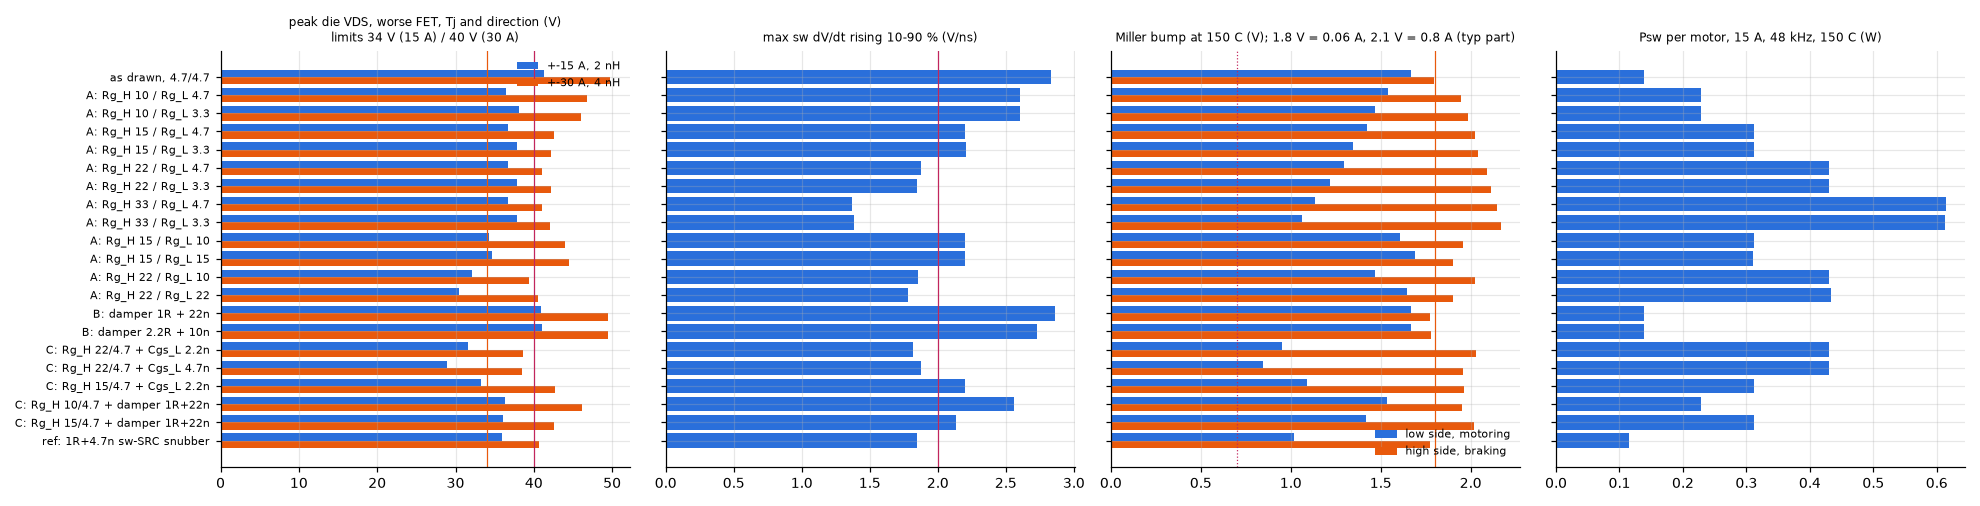

Write the Python code that produced this figure.
# -*- coding: utf-8 -*-
"""Follow-up to run.py: ways to tame the switching overshoot without 24
switch-node snubbers (board area is the constraint).

  A  asymmetric gate resistors, no snubber: high side Rg_H 10/15/22/33 ohm,
     low side Rg_L 4.7 or 3.3 ohm
  B  a DC-link RC damper per phase where the bridge cap sits (VBAT to SRC,
     1 nH incl. two 0.5 mm vias), 1 ohm + 22 nF or 2.2 ohm + 10 nF, gates 4.7
  C  combinations: A + a gate-source cap on the low side, A + B

Same model and circuit as run.py; 15 and 30 A, loop 2 and 4 nH, Tj 25 and
150 C.  Pass criteria (from the brief):
  peak die VDS (either FET) <= 34 V at 15 A / 2 nH, <= 40 V at 30 A / 4 nH
  (abuse); GLx >= -5 V; switch-node 10-90 % dV/dt <= 2 V/ns (DRV8300D);
  low-side Miller bump < 0.7 V at 150 C (goal, "if possible").

Writes options.txt and options.png.  Run: python3 options.py (after run.py
has built the FET library).
"""
import os
import sys
from multiprocessing import Pool

import numpy as np

sys.path.insert(0, os.path.dirname(os.path.abspath(__file__)))
import run as H
sys.path.insert(0, os.path.join(os.path.dirname(os.path.abspath(__file__)), '..'))
import simlib as S

HERE = os.path.dirname(os.path.abspath(__file__))

CONFIGS = [('as drawn, 4.7/4.7', 4.7, None)]
for rh in (10, 15, 22, 33):
    for rl in (4.7, 3.3):
        CONFIGS.append(('A: Rg_H %g / Rg_L %g' % (rh, rl), (rh, rl), None))
for rh, rl in ((15, 10), (15, 15), (22, 10), (22, 22)):
    CONFIGS.append(('A: Rg_H %g / Rg_L %g' % (rh, rl), (rh, rl), None))
CONFIGS += [('B: damper 1R + 22n', 4.7, (('dc', 1.0, 22e-9),)),
            ('B: damper 2.2R + 10n', 4.7, (('dc', 2.2, 10e-9),)),
            ('C: Rg_H 22/4.7 + Cgs_L 2.2n', (22, 4.7), (('cgsl', 2.2e-9),)),
            ('C: Rg_H 22/4.7 + Cgs_L 4.7n', (22, 4.7), (('cgsl', 4.7e-9),)),
            ('C: Rg_H 15/4.7 + Cgs_L 2.2n', (15, 4.7), (('cgsl', 2.2e-9),)),
            ('C: Rg_H 10/4.7 + damper 1R+22n', (10, 4.7), (('dc', 1.0, 22e-9),)),
            ('C: Rg_H 15/4.7 + damper 1R+22n', (15, 4.7), (('dc', 1.0, 22e-9),)),
            ('ref: 1R+4.7n sw-SRC snubber', 4.7, (('low', 1.0, 4.7e-9),))]
CASES = [(I, L, T) for I in (15, 30) for L in (2e-9, 4e-9) for T in (25, 150)]
LIGHT = [(5, 2e-9, 150), (0.5, 2e-9, 150)]          # Miller bump is largest at light load
# braking / regen: phase current INTO the switch node, so the low side
# hard-switches at its turn-on and the high side's diode recovers
NEG = [(I, L, T) for I, L in ((-15, 2e-9), (-30, 4e-9)) for T in (25, 150)]
# a minimum-Vth part at 150 C (Tj code 151): does the Miller bump turn it on?
MINV = [(15, 2e-9, 151), (-15, 2e-9, 151), (30, 4e-9, 151), (-30, 4e-9, 151), (0.5, 2e-9, 151)]


def job(cfg, I, L, T):
    return (I, cfg[1], L, T, H.TT0, cfg[2])


def main():
    jobs = sorted({job(c, *k) for c in CONFIGS for k in CASES + LIGHT + NEG + MINV}, key=str)
    with Pool(4) as pool:
        res = dict(pool.map(H.simulate, jobs))

    def r(c, I, L, T):
        return res[job(c, I, L, T)]

    rows, summary = [], []
    for c in CONFIGS:
        for (I, L, T) in CASES:
            x = r(c, I, L, T)
            rows.append([c[0], I, '%g nH' % (L * 1e9), T, x['vds_l_pk_all'], x['vds_h_pk_all'],
                         x['dvdt_rise'], x['dvdt_rise_pk'], x['dvdt_fall'], x['vgs_l_bump'], x['gld_min'],
                         x['eon'] * 1e6, x['eoff'] * 1e6])
        v15 = max(max(r(c, 15, 2e-9, T)['vds_l_pk_all'], r(c, 15, 2e-9, T)['vds_h_pk_all']) for T in (25, 150))
        v30 = max(max(r(c, 30, 4e-9, T)['vds_l_pk_all'], r(c, 30, 4e-9, T)['vds_h_pk_all']) for T in (25, 150))
        gl = min(r(c, *k)['gld_min'] for k in CASES)
        dv = max(r(c, *k)['dvdt_rise'] for k in CASES + LIGHT)
        bump150 = max(r(c, *k)['vgs_l_bump'] for k in CASES + LIGHT if k[2] == 150)
        bump150_15 = max(r(c, I, L, 150)['vgs_l_bump'] for I in (15, 30) for L in (2e-9, 4e-9))
        e15 = r(c, 15, 2e-9, 150)
        e30 = r(c, 30, 2e-9, 150)
        psw = [(e['eon'] + e['eoff']) * f for e in (e15, e30) for f in (24e3, 48e3)]
        b15 = max(max(r(c, -15, 2e-9, T)['vds_h_pk_all'], r(c, -15, 2e-9, T)['vds_l_pk_all']) for T in (25, 150))
        b30 = max(max(r(c, -30, 4e-9, T)['vds_h_pk_all'], r(c, -30, 4e-9, T)['vds_l_pk_all']) for T in (25, 150))
        gl = min(gl, min(r(c, *k)['gld_min'] for k in NEG))
        hb150 = max(r(c, *k)['vgs_h_bump_lon'] for k in NEG if k[2] == 150)
        # shoot-through cost: switching energy of a min-Vth part vs a typical part, 150 C
        def etot(I, L, T):
            x = r(c, I, L, T)
            return x['elon'] if I < 0 else x['eon'] + x['eoff']
        st = max((etot(I, L, 151) / etot(I, L, 150) - 1) * 100 for I, L in ((15, 2e-9), (-15, 2e-9), (30, 4e-9), (-30, 4e-9)))
        vmin = max(max(r(c, *k)['vds_h_pk_all'], r(c, *k)['vds_l_pk_all']) for k in MINV if k[0] != 0.5)
        ok = (v15 <= 34 and v30 <= 40 and b15 <= 34 and b30 <= 40 and gl >= -5 and dv <= 2.0)
        summary.append([c[0], v15, v30, b15, b30, dv, gl, bump150, hb150, psw[0], psw[1], psw[2], psw[3],
                        st, vmin, 'PASS' if ok else 'fail'])
    hdr = ['config', 'I', 'Lloop', 'Tj', 'VDS_L pk', 'VDS_H pk', 'dV/dt rise', 'pk', 'fall', 'VGS_L bump',
           'GL min', 'Eon uJ', 'Eoff uJ']
    txt = ['Options study (options.py).  Same model and circuit as run.py; VBUS 17.4 V.  Voltages at the die.\n'
           'Criteria: VDS <= 34 V at 15 A / 2 nH and <= 40 V at 30 A / 4 nH (worst of Tj 25 / 150 C), motoring\n'
           'and braking (phase current -15 / -30 A: the low side hard-switches);\n'
           'GLx >= -5 V; 10-90 % rising dV/dt <= 2 V/ns (incl. 0.5 / 5 A at 150 C); Miller bump < 0.7 V at\n'
           '150 C is the goal.  Psw per motor = (Eon + Eoff) x f at Tj 150 C, 2 nH.\n',
           S.table(summary, ['config', 'VDS 15A/2nH', 'VDS 30A/4nH', 'brake -15A/2nH', 'brake -30A/4nH',
                             'dV/dt max', 'GL min', 'LS bump 150C', 'HS bump 150C (brake)',
                             'Psw 15A 24k W', 'Psw 15A 48k W', 'Psw 30A 24k W', 'Psw 30A 48k W',
                             'min-Vth E rise %', 'min-Vth VDS', 'verdict']),
           '\nShoot-through scale (model transfer curve, VDS 10 V, typical part): at 150 C a die VGS of\n'
           '1.5 / 1.8 / 2.1 / 2.4 V conducts 3 mA / 0.06 A / 0.8 A / 5 A; at 25 C 2.1 V conducts 2 mA.\n'
           'A minimum-Vth part sits ~0.55 V lower.  Bumps last 3-10 ns.  "min-Vth E rise %": the worst\n'
           'change in switching energy per cycle (Eon + Eoff motoring; the low-side turn-on edge braking) when\n'
           'both FETs are minimum-Vth parts at 150 C, i.e. the shoot-through the bumps cause, as energy.\n'
           'Positive values at +15/+30 A are mostly a slower turn-off (lower Vth), not shoot-through.\n'
           '"min-Vth VDS": peak VDS in those runs.',
           '\nAll runs:\n' + S.table(rows, hdr)]
    out = '\n'.join(txt)
    with open(os.path.join(HERE, 'options.txt'), 'w') as f:
        f.write(out + '\n')
    print(out)

    plt = S.style()
    fig, ax = plt.subplots(1, 4, figsize=(18, 4.6))
    names = [c[0] for c in CONFIGS]
    y = np.arange(len(names))
    sm = np.array([[max(s[1], s[3]), max(s[2], s[4]), s[5], s[6], s[7], s[8], s[10]] for s in summary], dtype=float)
    ax[0].barh(y - 0.2, sm[:, 0], 0.4, label='+-15 A, 2 nH')
    ax[0].barh(y + 0.2, sm[:, 1], 0.4, label='+-30 A, 4 nH')
    ax[0].axvline(34, color='C1', lw=0.8); ax[0].axvline(40, color='C3', lw=0.8)
    ax[0].set_title('peak die VDS, worse FET, Tj and direction (V)\nlimits 34 V (15 A) / 40 V (30 A)', fontsize=8)
    ax[1].barh(y, sm[:, 2]); ax[1].axvline(2, color='C3', lw=0.8)
    ax[1].set_title('max sw dV/dt rising 10-90 % (V/ns)', fontsize=8)
    ax[2].barh(y - 0.2, sm[:, 4], 0.4, label='low side, motoring')
    ax[2].barh(y + 0.2, sm[:, 5], 0.4, label='high side, braking')
    ax[2].axvline(0.7, color='C3', lw=0.8, ls=':'); ax[2].axvline(1.8, color='C1', lw=0.8)
    ax[2].set_title('Miller bump at 150 C (V); 1.8 V = 0.06 A, 2.1 V = 0.8 A (typ part)', fontsize=8)
    ax[3].barh(y, sm[:, 6]); ax[3].set_title('Psw per motor, 15 A, 48 kHz, 150 C (W)', fontsize=8)
    for a in ax:
        a.set_yticks(y); a.set_yticklabels(names if a is ax[0] else [], fontsize=7)
        a.invert_yaxis()
    ax[0].legend(fontsize=7); ax[2].legend(fontsize=7)
    fig.tight_layout()
    fig.savefig(os.path.join(HERE, 'options.png'))


if __name__ == '__main__':
    main()
